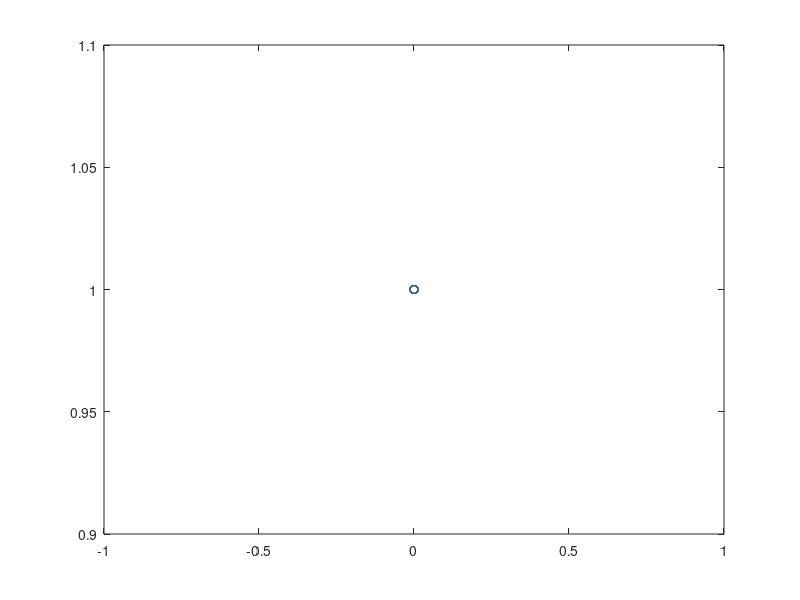

The MATLAB source for this figure: (Note: this script raises an error after producing the figure.)
function fitp = DistanceVoltage(varargin)
%Simulate effect of quantized sampling in laminar arrays on
%distance-voltage relationship for 50uM spaced samples



x = -1000:1000; %in microns
lambda = 20; %true space constant in microns
d = exp(-abs(x)/lambda);
da = exp(-abs(x)/(lambda * 1.2));
for j = 1:50
    alldx{j} = [];
end
for j = 1:50
    di = (1+j):50:length(x);
    amps = d(di);
    [a,b] = max(amps);
    dxs = abs([1:length(amps)] -b);
    maxamp(j) = a;
    maxpt(j) = b;
    amps = amps./a;
    for k = 1:length(dxs)
        alldx{dxs(k)+1}(end+1) = amps(k);
    end
end


hold off
for j = 1:11
    plot(j-1, alldx{j},'o');
    means(j) = nanmean(alldx{j});
    distances(j) = (j-1)*50;
    hold on;
end
plot(0:10,means(1:11),'k-');
plot([0:500]/50,d(1001:1501),'r-');
%plot([0:500]/50,da(1001:1501),'g-');

p = 1.2;
fitp = fminsearch(@matchexp, p, [],  means, distances, lambda);
da = exp(-(abs(x/lambda))/(fitp(1)));
plot([0:500]/50,da(1001:1501),'b-');


p(1) = 1.2;  %space constant
p(2) = 1; %exponent

fitp = fminsearch(@matchexp, p, [],  means, distances, lambda);
da = exp(-(abs(x/lambda).^fitp(2))/(fitp(1)));
plot([0:500]/50,da(1001:1501),'g-');


function rss = matchexp(x,y, d, lambda)

if length(x) ==2
fity = exp(-((d/lambda).^x(2))/(x(1)));
else
fity = exp(-(d)/(x(1) * lambda));
end
rss = sum((y-fity).^2);